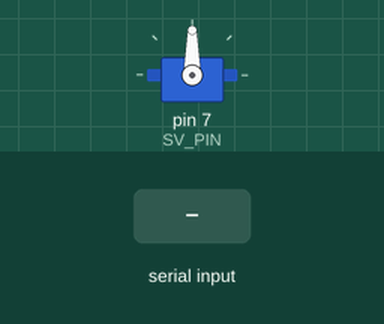
Recording of a sketch running on a simulated Arduino Uno, built with avr-gcc and run on an emulated ATmega328P. Parts: servo. The test bench sets the inputs (shaded band).

Above: at 1.2 s.
1.3 s: "R" received over Serial
At 2.4 s:
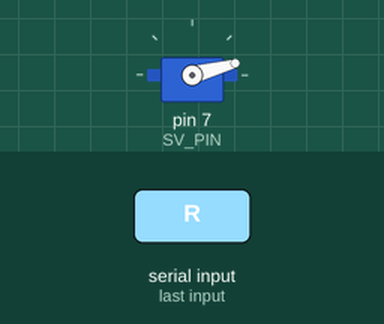
3.0 s: "r" received over Serial
At 3.8 s:
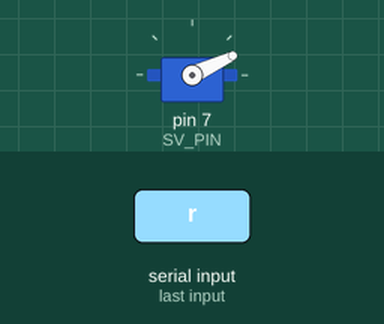
4.5 s: "G" received over Serial
At 5.9 s:
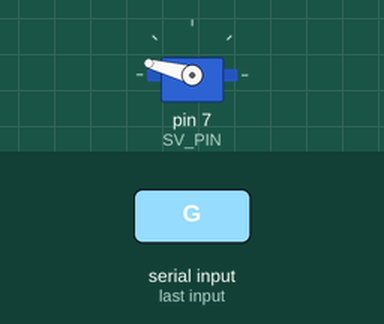
Timing chart, 0 to 7.5 s (numbered marks = the images above; inputs shaded):
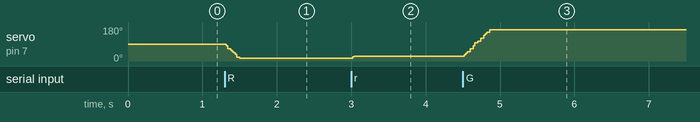

Measured:
- after the input at 1.3 s, servo on pin 7 (SV_PIN): 90° → 15° at once
- after the input at 3.0 s, servo on pin 7 (SV_PIN): 15° → 25° at once
- after the input at 4.5 s, servo on pin 7 (SV_PIN): moves from 25° to 165° over 0.34 s, starting at once

The sketch:

ServoForPyserial.ino
```cpp
// Servoライブラリの読み込み
#include <VarSpeedServo.h>

VarSpeedServo myservo;          // Servoオブジェクトの宣言
const int SV_PIN = 7;   // サーボモーターをデジタルピン7に


void setup()
{
  myservo.attach(SV_PIN, 500, 2400);  // サーボの割当(パルス幅500~2400msに指定)
  Serial.begin(9600);
}

void loop()
{
  int data;

  if(Serial.available()>0){
    data = Serial.read();
    switch(data){
      case 'R':
        myservo.write(15,255);    // サーボモーターを45度の位置まで動かす
        break;
      case 'r':
        myservo.write(25,255);    // サーボモーターを165度の位置まで動かす
        break;
      case 'G':
        myservo.write(165,255);    // サーボモーターを165度の位置まで動かす
        break;
      case 'g':
        myservo.write(155,255);    // サーボモーターを165度の位置まで動かす
        break;
      case 'N':
        myservo.write(90,255);    // サーボモーターを90度の位置まで動かす
        break;
    }
  } else {
  }
}
```
